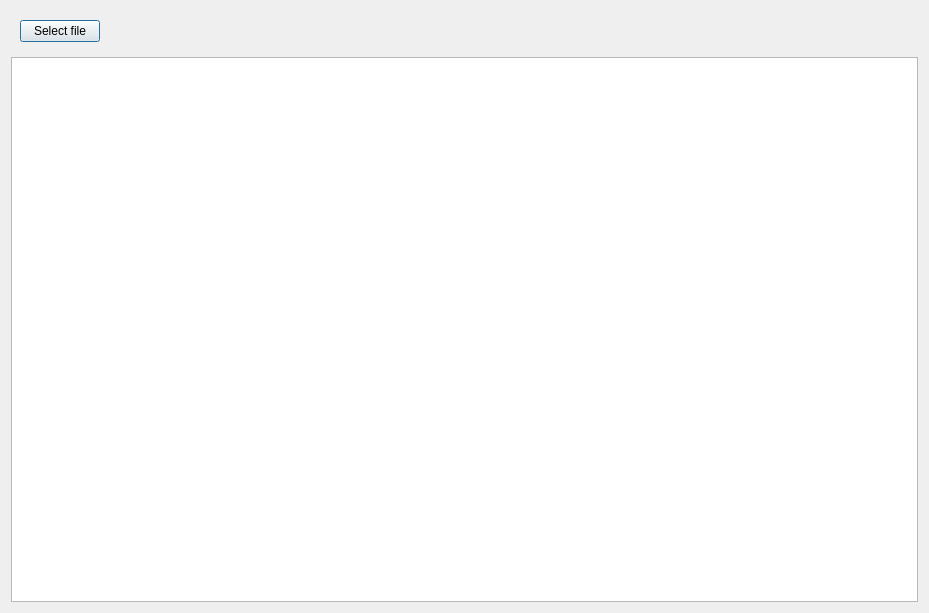
<?xml version="1.0" encoding="UTF-8"?>
<ui version="4.0">
 <class>QtTestQtCreatorProFileMainDialog</class>
 <widget class="QDialog" name="QtTestQtCreatorProFileMainDialog">
  <property name="geometry">
   <rect>
    <x>0</x>
    <y>0</y>
    <width>929</width>
    <height>613</height>
   </rect>
  </property>
  <property name="windowTitle">
   <string>TestQtCreatorProFile</string>
  </property>
  <property name="windowIcon">
   <iconset resource="ToolTestQtCreatorProFile.qrc">
    <normaloff>:/images/PicQtCreator.png</normaloff>:/images/PicQtCreator.png</iconset>
  </property>
  <layout class="QVBoxLayout" name="verticalLayout">
   <item>
    <widget class="QWidget" name="widget" native="true">
     <layout class="QHBoxLayout" name="horizontalLayout">
      <item>
       <widget class="QPushButton" name="button_select">
        <property name="text">
         <string>Select file</string>
        </property>
       </widget>
      </item>
      <item>
       <spacer name="horizontalSpacer">
        <property name="orientation">
         <enum>Qt::Horizontal</enum>
        </property>
        <property name="sizeHint" stdset="0">
         <size>
          <width>40</width>
          <height>20</height>
         </size>
        </property>
       </spacer>
      </item>
     </layout>
    </widget>
   </item>
   <item>
    <widget class="QPlainTextEdit" name="text_result">
     <property name="font">
      <font>
       <family>Courier New</family>
       <pointsize>10</pointsize>
      </font>
     </property>
    </widget>
   </item>
  </layout>
 </widget>
 <resources>
  <include location="ToolTestQtCreatorProFile.qrc"/>
 </resources>
 <connections/>
</ui>
